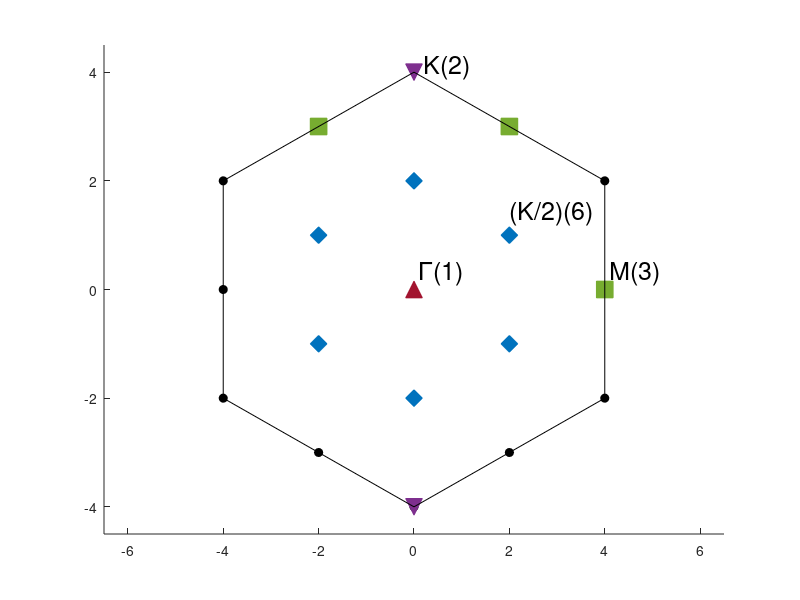

Write MATLAB code to recreate this figure.
function BZdiagram()
    figure; hold on;
    plot([0,0,0],[-4,-2,2],'o','MarkerFaceColor','k','MarkerEdgeColor','k');
    plot(0,0,'^','MarkerFaceColor',[0.6350 0.0780 0.1840],'MarkerEdgeColor',[0.6350 0.0780 0.1840],'MarkerSize',12);
    plot(2,1,'diamond','MarkerFaceColor',[0 0.4470 0.7410],'MarkerEdgeColor',[0 0.4470 0.7410],'MarkerSize',12);
    plot(0,2,'diamond','MarkerFaceColor',[0 0.4470 0.7410],'MarkerEdgeColor',[0 0.4470 0.7410],'MarkerSize',12);
    plot(-2,1,'diamond','MarkerFaceColor',[0 0.4470 0.7410],'MarkerEdgeColor',[0 0.4470 0.7410],'MarkerSize',12);
    plot(-2,-1,'diamond','MarkerFaceColor',[0 0.4470 0.7410],'MarkerEdgeColor',[0 0.4470 0.7410],'MarkerSize',12);
    plot(0,-2,'diamond','MarkerFaceColor',[0 0.4470 0.7410],'MarkerEdgeColor',[0 0.4470 0.7410],'MarkerSize',12);
    plot(2,-1,'diamond','MarkerFaceColor',[0 0.4470 0.7410],'MarkerEdgeColor',[0 0.4470 0.7410],'MarkerSize',12);
    plot(4,0,'square','MarkerEdgeColor',[0.4660 0.6740 0.1880],'MarkerFaceColor',[0.4660 0.6740 0.1880],'MarkerSize',12);
    plot(2,3,'square','MarkerEdgeColor',[0.4660 0.6740 0.1880],'MarkerFaceColor',[0.4660 0.6740 0.1880],'MarkerSize',12);
    plot(-2,3,'square','MarkerEdgeColor',[0.4660 0.6740 0.1880],'MarkerFaceColor',[0.4660 0.6740 0.1880],'MarkerSize',12);
    plot(0,4,'v','MarkerEdgeColor',[0.4940 0.1840 0.5560],'MarkerFaceColor',[0.4940 0.1840 0.5560],'MarkerSize',12);
    plot(0,-4,'v','MarkerEdgeColor',[0.4940 0.1840 0.5560],'MarkerFaceColor',[0.4940 0.1840 0.5560],'MarkerSize',12);
    plot(-2,-3,'o','MarkerFaceColor','k','MarkerEdgeColor','k');
    plot([-4,-4,-4],[-2,0,2],'o','MarkerFaceColor','k','MarkerEdgeColor','k');
    plot(2,-3,'o','MarkerFaceColor','k','MarkerEdgeColor','k');
    plot([4,4],[-2,2],'o','MarkerFaceColor','k','MarkerEdgeColor','k');
    plot([-4,0],[2,4],'k-');
    plot([0,4],[4,2],'k-');
    plot([4,4],[2,-2],'k-');
    plot([4,0],[-2,-4],'k-');
    plot([0,-4],[-4,-2],'k-');
    plot([-4,-4],[-2,2],'k-');
    xlim([-6.5 6.5]);
    ylim([-4.5 4.5]);
    text(0.1,0.3,'\Gamma(1)','FontSize',18);
    text(2,1.4,'(K/2)(6)','FontSize',18);
    text(4.1,0.3,'M(3)','FontSize',18);
    text(0.2,4.1,'K(2)','FontSize',18);
    %text(-0.4,-0.3,'(0,0)','FontSize',14);
    %text(1.6,0.7,'(1,1)','FontSize',14);
    %text(-0.4,3.6,'(0,2)','FontSize',14);
    %text(3,0,'(2,1)','FontSize',14);
    %grid on; grid minor;
end